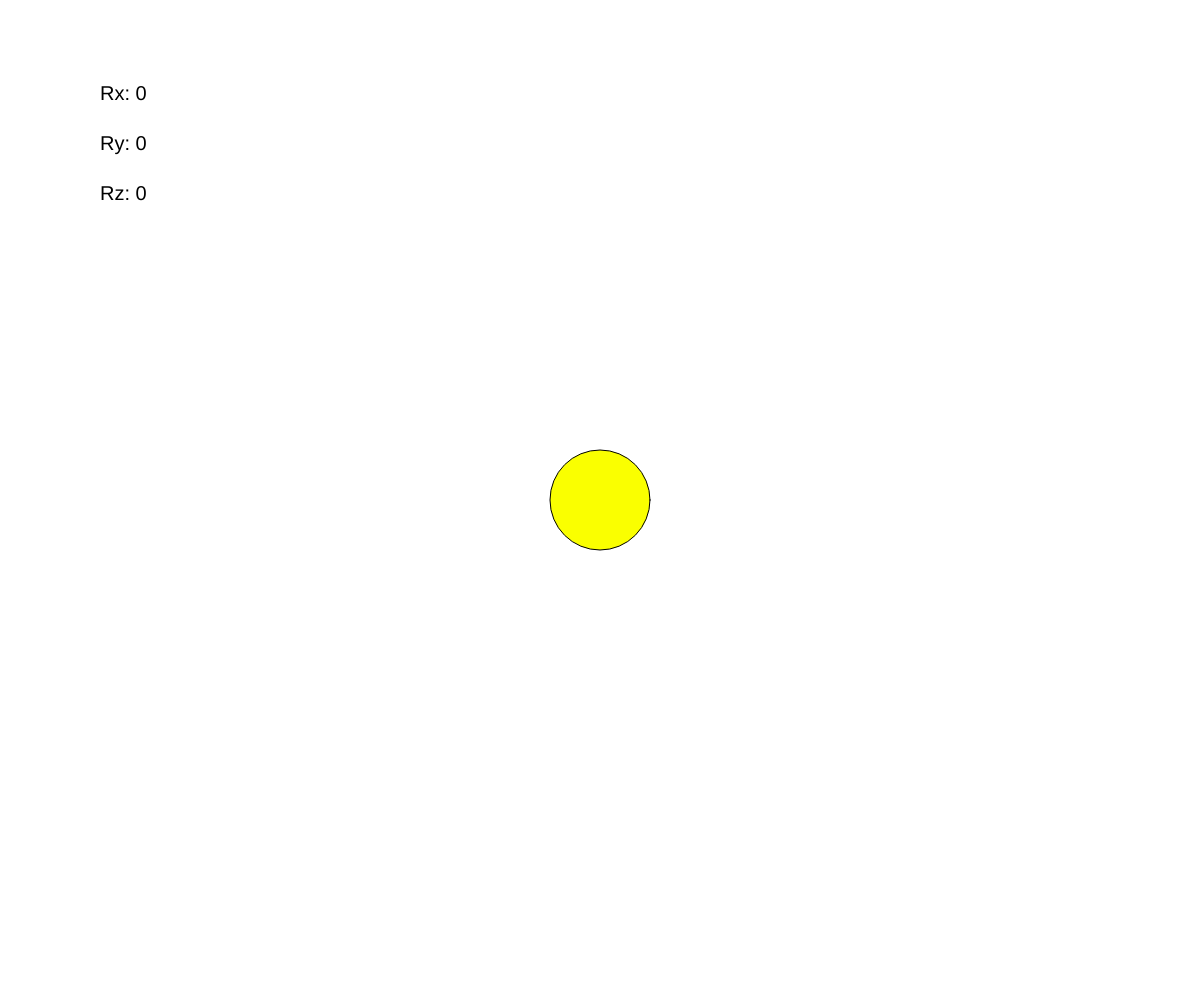
Frame 1 (no input)
Frame 60 (no input): identical to frame 1, image omitted
Frame 120 (the mouse pressed at the canvas centre since frame 60): identical to frame 1, image omitted

The p5.js sketch that drew this single still picture (run headless with seeded random() and noise() and a simulated clock; from frame 60 on, the mouse is pressed at the canvas centre):

// p5.js sketch
// ── sketch.js
var ball, vX, vY, xPos, yPos, aX, aY, bounce, f;

function setup() {
  createCanvas(windowWidth, windowHeight);
  ellipseMode(CENTER);

  vX = 0;
  vY = 0;
  score = 0;
  ballSize = 100;
  bounce = 0.5;
  xPos = windowWidth / 2;
  yPos = windowHeight / 2;
}


function draw() {
  background(255);
  drawBall();
  fill(0);
  
  textSize(20)
  text("Rx: " + rotationX, 100, 100);
  text("Ry: " + rotationY, 100, 150);
  text("Rz: " + rotationZ, 100, 200);
  
   // soit f la friction.
    f = 0.005;
    
    //accélération
    aX = rotationY * f;
    aY = rotationX * f;
    
    //vitesse
    vX += aX;
    vY += aY;
    
    //position
    xPos += vX;
    yPos += vY;
    
/*************************** CONDITIONS DE REBONDISSEMENT *********************/

if ((xPos + ballSize / 2) >= windowWidth) {
      vX = -vX * bounce;
      xPos = windowWidth - ballSize / 2;
    } else if ((xPos - ballSize / 2) <= 0) {
      vX = -vX * bounce;
      xPos = ballSize / 2;
    }
    //condition de rebond sur les bords du haut et du bas.

    if ((yPos + ballSize / 2) >= windowHeight) {
      vY = -vY * bounce;
      yPos = windowHeight - ballSize / 2;
    } else if ((yPos - ballSize / 2) <= 0) {
      vY = -vY * bounce;
      yPos = ballSize / 2;
    }
}

function drawBall() {

  fill(250, 2550, 0);
  ellipse(xPos, yPos, ballSize, ballSize);
}
